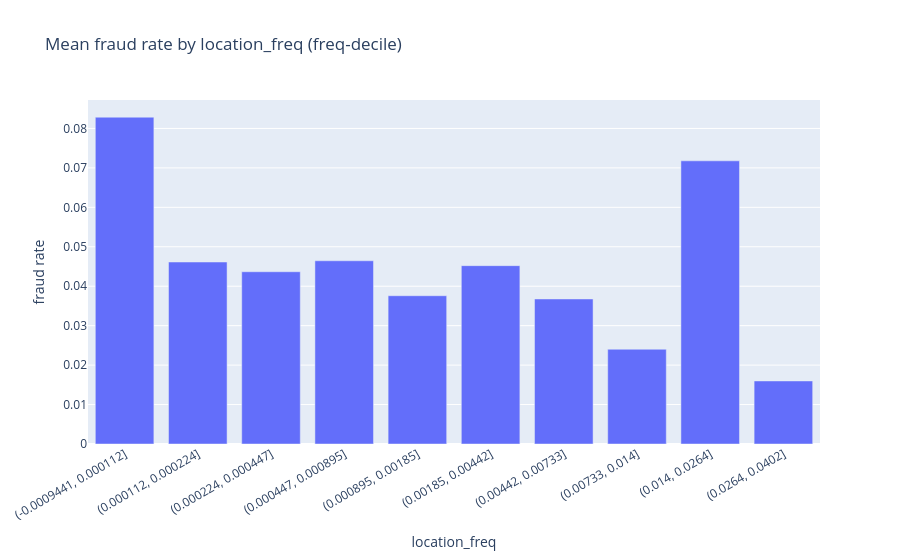
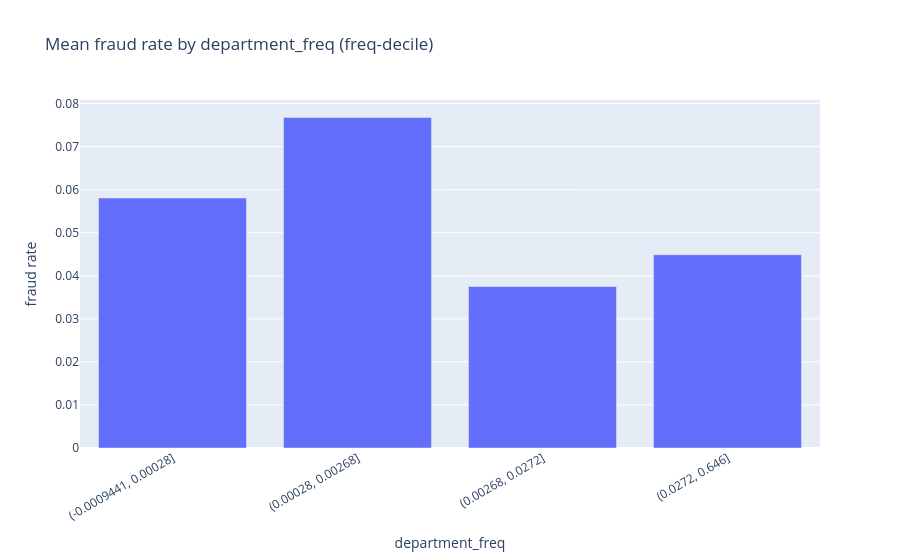

The cell these charts' notebook holds for them, in order:
### Markdown cell above
## 4. Категориальные признаки

После очистки высокочастотные категории представлены как `*_freq` (frequency encoding), а низкочастотные — one-hot. Посмотрим топ-группы по признакам с наибольшей связью с таргетом и посчитаем **mean target rate** внутри них.

### Code cell
# Берём топ-3 FREQ-колонки по |corr| с target как кандидатов-категориальных
freq_by_corr = [c for c in corr_sorted.index if c in freq_cols][:3]
print(f'TOP-3 freq-encoded features by |corr|: {freq_by_corr}')

# Для каждой: биним по квантилям значений частоты и смотрим mean target
for col in freq_by_corr:
    try:
        bins = pd.qcut(DF[col], q=10, duplicates='drop')
    except Exception as e:
        print(f'[{col}] qcut failed: {e}')
        continue
    grp = DF.groupby(bins, observed=True)[TARGET].agg(['mean', 'count']).reset_index()
    grp[col] = grp[col].astype(str)
    print(f'\n[{col}] target rate by frequency-decile:')
    print(grp.round(4).to_string(index=False))
    fig = px.bar(grp, x=col, y='mean', title=f'Mean fraud rate by {col} (freq-decile)',
                 hover_data=['count'], labels={'mean': 'fraud rate'})
    fig.update_xaxes(tickangle=-30)
    FIGS.append(fig)

print(f'\nFIGS so far: {len(FIGS)}')

### Figure 1 — Plotly figure (JSON) as saved in the notebook; plotly's stock layout.template omitted (floating-point values rounded to 4 significant figures)
{"data": [{"customdata": [[2776], [1192], [1557], [1636], [1809], [1902], [1822], [1665], [2145], [1376]], "hovertemplate": "location_freq=%{x}<br>fraud rate=%{y}<br>count=%{customdata[0]}<extra></extra>", "legendgroup": "", "marker": {"color": "#636efa", "pattern": {"shape": ""}}, "name": "", "orientation": "v", "showlegend": false, "textposition": "auto", "type": "bar", "x": ["(-0.0009441, 0.000112]", "(0.000112, 0.000224]", "(0.000224, 0.000447]", "(0.000447, 0.000895]", "(0.000895, 0.00185]", "(0.00185, 0.00442]", "(0.00442, 0.00733]", "(0.00733, 0.014]", "(0.014, 0.0264]", "(0.0264, 0.0402]"], "xaxis": "x", "y": [0.08285, 0.04614, 0.04367, 0.04645, 0.03759, 0.04522, 0.03677, 0.02402, 0.07179, 0.01599], "yaxis": "y"}], "layout": {"barmode": "relative", "legend": {"tracegroupgap": 0}, "title": {"text": "Mean fraud rate by location_freq (freq-decile)"}, "xaxis": {"anchor": "y", "domain": [0.0, 1.0], "tickangle": -30, "title": {"text": "location_freq"}}, "yaxis": {"anchor": "x", "domain": [0.0, 1.0], "title": {"text": "fraud rate"}}}}

### Figure 2 — Plotly figure (JSON) as saved in the notebook; plotly's stock layout.template omitted (floating-point values rounded to 4 significant figures)
{"data": [{"customdata": [[1877], [1719], [2186], [12098]], "hovertemplate": "department_freq=%{x}<br>fraud rate=%{y}<br>count=%{customdata[0]}<extra></extra>", "legendgroup": "", "marker": {"color": "#636efa", "pattern": {"shape": ""}}, "name": "", "orientation": "v", "showlegend": false, "textposition": "auto", "type": "bar", "x": ["(-0.0009441, 0.00028]", "(0.00028, 0.00268]", "(0.00268, 0.0272]", "(0.0272, 0.646]"], "xaxis": "x", "y": [0.05807, 0.07679, 0.03751, 0.04488], "yaxis": "y"}], "layout": {"barmode": "relative", "legend": {"tracegroupgap": 0}, "title": {"text": "Mean fraud rate by department_freq (freq-decile)"}, "xaxis": {"anchor": "y", "domain": [0.0, 1.0], "tickangle": -30, "title": {"text": "department_freq"}}, "yaxis": {"anchor": "x", "domain": [0.0, 1.0], "title": {"text": "fraud rate"}}}}
